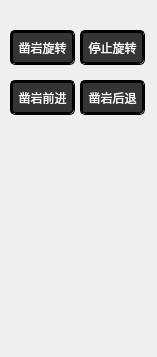
    <widget class="QWidget" name="page">
     <property name="geometry">
      <rect>
       <x>0</x>
       <y>0</y>
       <width>157</width>
       <height>357</height>
      </rect>
     </property>
     <attribute name="label">
      <string>开孔</string>
     </attribute>
     <widget class="QPushButton" name="pushButtonRC4_2">
      <property name="geometry">
       <rect>
        <x>80</x>
        <y>30</y>
        <width>65</width>
        <height>35</height>
       </rect>
      </property>
      <property name="styleSheet">
       <string notr="true">
QPushButton{
	background-color:rgb(52, 52, 52);
	border:3px groove black;
	border-radius:5px;
	color:white;
}
QPushButton:pressed
{
	background-color:gray;
	border:3px groove black;
	border-radius:5px;
}</string>
      </property>
      <property name="text">
       <string>停止旋转</string>
      </property>
     </widget>
     <widget class="QPushButton" name="pushButtonRC5">
      <property name="geometry">
       <rect>
        <x>10</x>
        <y>80</y>
        <width>65</width>
        <height>35</height>
       </rect>
      </property>
      <property name="styleSheet">
       <string notr="true">
QPushButton{
	background-color:rgb(52, 52, 52);
	border:3px groove black;
	border-radius:5px;
	color:white;
}
QPushButton:pressed
{
	background-color:gray;
	border:3px groove black;
	border-radius:5px;
}</string>
      </property>
      <property name="text">
       <string>凿岩前进</string>
      </property>
     </widget>
     <widget class="QPushButton" name="pushButtonRC4">
      <property name="geometry">
       <rect>
        <x>10</x>
        <y>30</y>
        <width>65</width>
        <height>35</height>
       </rect>
      </property>
      <property name="styleSheet">
       <string notr="true">
QPushButton{
	background-color:rgb(52, 52, 52);
	border:3px groove black;
	border-radius:5px;
	color:white;
}
QPushButton:pressed
{
	background-color:gray;
	border:3px groove black;
	border-radius:5px;
}</string>
      </property>
      <property name="text">
       <string>凿岩旋转</string>
      </property>
     </widget>
     <widget class="QPushButton" name="pushButtonRC6">
      <property name="geometry">
       <rect>
        <x>80</x>
        <y>80</y>
        <width>65</width>
        <height>35</height>
       </rect>
      </property>
      <property name="styleSheet">
       <string notr="true">
QPushButton{
	background-color:rgb(52, 52, 52);
	border:3px groove black;
	border-radius:5px;
	color:white;
}
QPushButton:pressed
{
	background-color:gray;
	border:3px groove black;
	border-radius:5px;
}</string>
      </property>
      <property name="text">
       <string>凿岩后退</string>
      </property>
     </widget>
    </widget>
